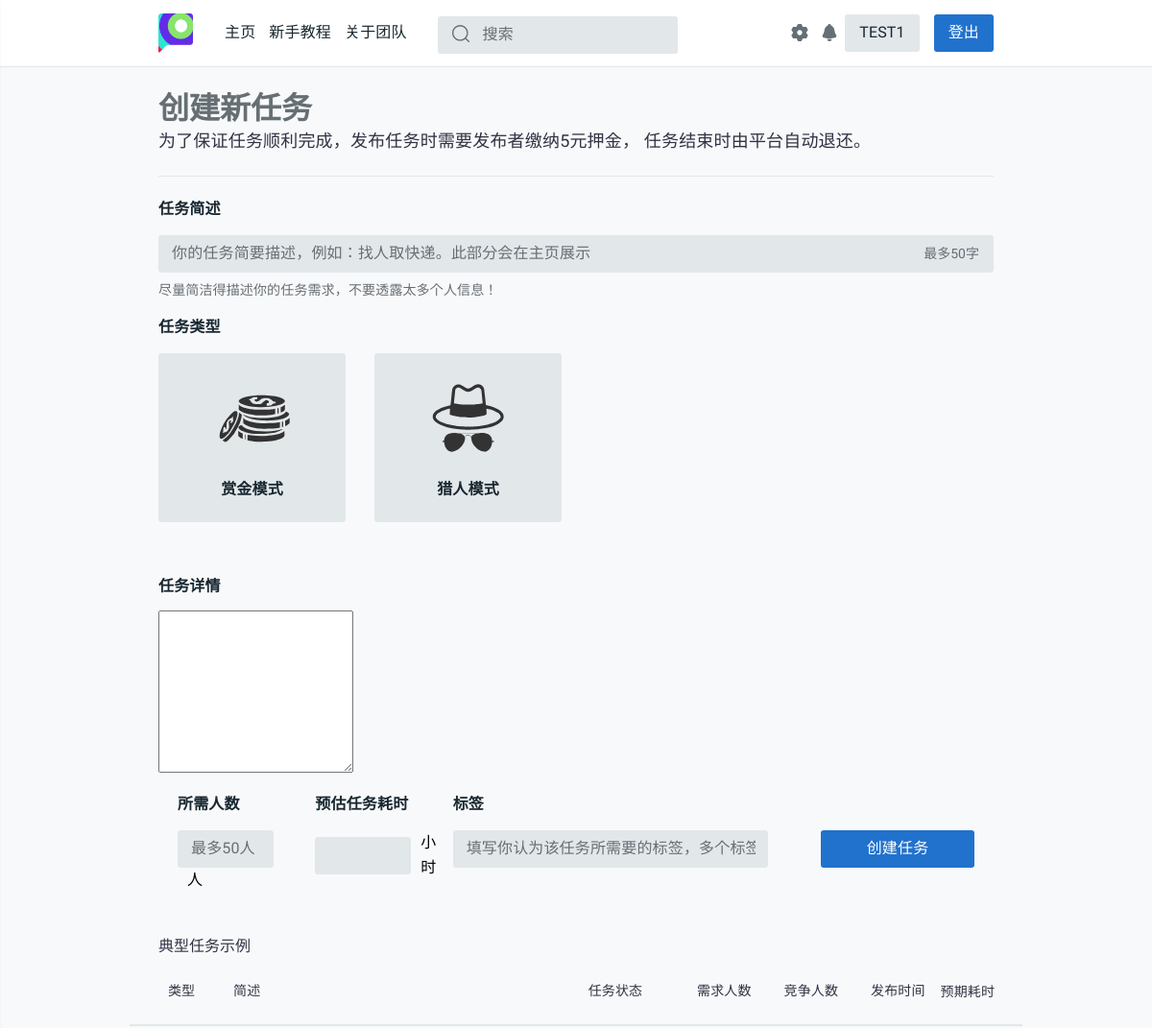
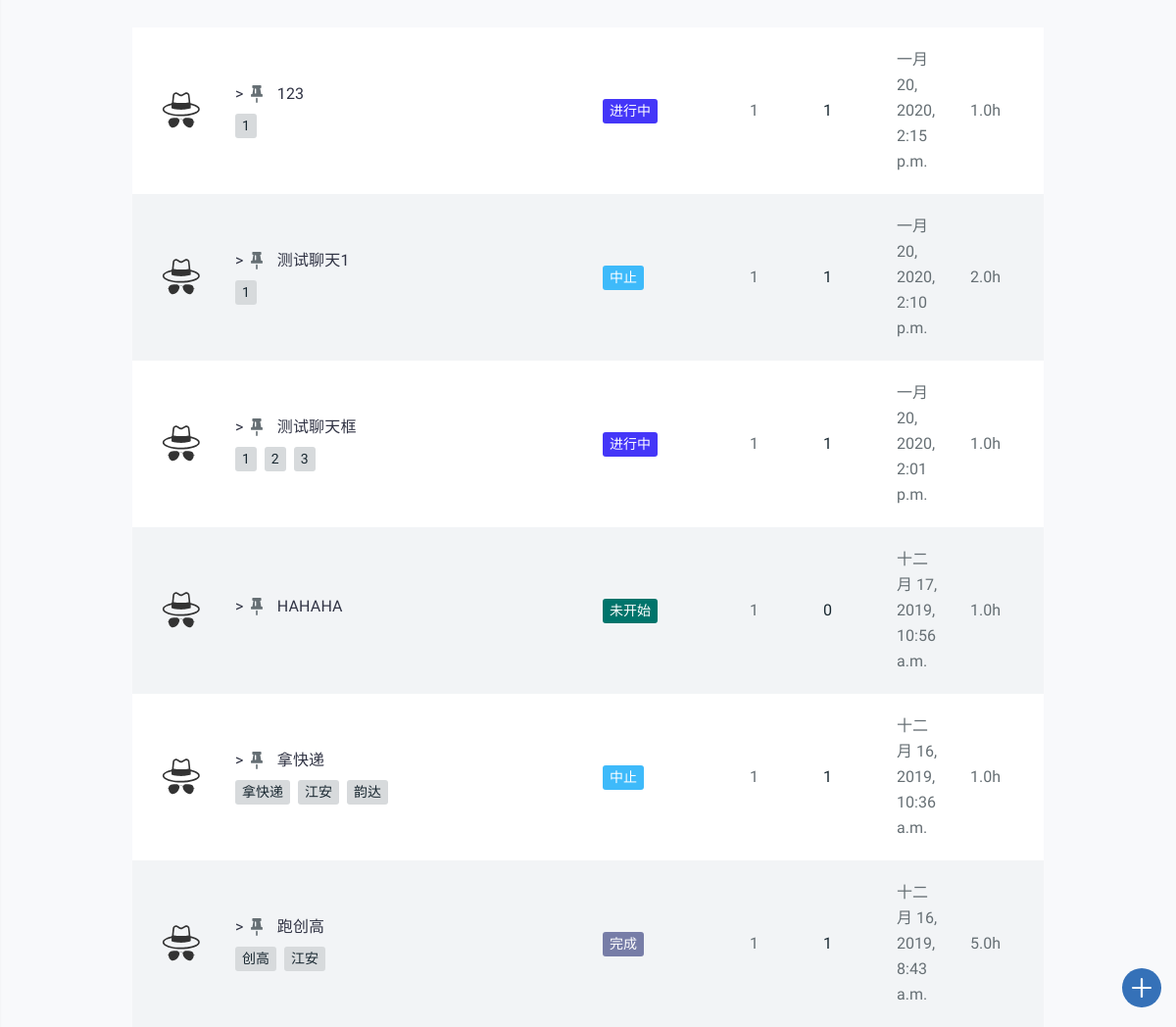
The app's page /create-task/ (signed in) with its own data (2 pictures, top to bottom).
### task_platform/models.py (models this page shows, shortened)
class Task(models.Model):
    state = (('未开始', 'waitting'), ('进行中', 'processing'), ('中止', 'abort'),
             ('撤销', 'revoke'), ('超时', 'timeout'), ('完成', 'completed'))
    publisher = models.CharField(max_length=128)
    pub_time = models.DateTimeField(auto_now_add=True)
    begin_time = models.DateTimeField(null=True, blank=True)
    end_time = models.DateTimeField(null=True, blank=True)
    people_needed = models.IntegerField(default=1)
    people_now = models.IntegerField(default=0)
    expected_time_consuming = models.DecimalField(
        max_digits=12, decimal_places=1, default=0.0)
    task_description = models.CharField(max_length=50, default="None")
    task_detail = RichTextUploadingField(default='None')
    task_state = models.CharField(max_length=32, choices=state, default='未开始')
    task_class = models.CharField(max_length=48, default='赏金模式')
    class Meta:
        ordering = ['pub_time']
        verbose_name = '任务'
        verbose_name_plural = '任务'

class Task_tags(models.Model):
    sig_tag = models.CharField(max_length=20, default="None")
    task_id = models.IntegerField(default="0")
    def __str__(self):
        return self.sig_tag
    class Meta:
        verbose_name = "任务标签"
        verbose_name_plural = "任务标签"

### task_platform/views.py (the view, shortened to what this page needs)
# urls.py: path('create-task/', views.create_task, name='create-task'),
def create_task(request):
    DEPOSIT = settings.DEPOSIT
    username = request.session.get('user_name', None)
    if not username:
        return redirect('/login/')
    notice_room = '/chatroom/{}'.format(get_notice_room_id(username))
    notice_num = chatinfo_num(username)
    user = User.objects.get(name=username)
    student_id = user.stu_id
    phone = user.phone
    dept = user.dept
    if user.dept == 'None':
        dept = '暂无信息'
    tag_list = []
    finder = {
        '未开始': '9', '进行中': '2',
        '中止': '3', '撤销': '3',
        '超时': '3', '完成': '4'
    }
    latest_task_list = Task.objects.order_by('-pub_time')
    for task in latest_task_list:
        color = 'tt-color0{} tt-badge'.format(finder[task.task_state])
        tag_list.append(
            (task, color,
             Task_tags.objects.filter(task_id=task.id).order_by('sig_tag')))
    return render(request, 'task_platform/create-task.html', locals())

### task_platform/tools.py (called while the page is built)
@csrf_exempt
def get_notice_room_id(username):
    md5 = hashlib.md5()
    md5.update(username.encode())
    return md5.hexdigest()

def chatinfo_num(username):
    withs = Withdraw.objects.filter(username=username, state='完成', noticed=False)
    for each_with in withs:
        send_notice(username, '恭喜您，您于{}发起的提现{}元的请求已经接受，请查看您支付宝余额，如果有问题请联系platform_office@163.com。'.format(each_with.start_time.strftime('%Y-%m-%d %M:%H:%S'), each_with.money))
        each_with.noticed = True
        each_with.save()
    chatnum = ChatVision.objects.filter(username=username, has_seen=False).count()
    return chatnum

### task_platform/templates/task_platform/create-task.html (shortened to what this page needs)
{% extends 'task_platform/base.html' %}
{% load staticfiles %}
{% block content %}
<head>
  <link rel="stylesheet" href="{% static 'css/style.css' %}">
</head>
<main id="tt-pageContent">
  <div class="container">
    <div class="tt-wrapper-inner">
      <h1>创建新任务</h1>
      <h4 class='tt-title-border'>
        为了保证任务顺利完成，发布任务时需要发布者缴纳{{ DEPOSIT }}元押金，
        任务结束时由平台自动退还。
      </h4>
      <form class="form-default" method="POST">
        <div class="form-group">
          <label for="inputTopicTitle">任务简述</label>
          <div class="tt-value-wrapper">
            <input type="text" name="task_description" class="form-control" id="inputTopicTitle" placeholder="你的任务简要描述，例如：找人取快递。此部分会在主页展示">
            <span class="tt-value-input">最多50字</span>
          </div>
          <div class="tt-note">尽量简洁得描述你的任务需求，不要透露太多个人信息！</div>
        </div>
        <div class="form-group">
          <label>任务类型</label>
          <div class="tt-js-active-btn tt-wrapper-btnicon">
            <div class="row tt-w410-col-02">
              <div class="col-4 col-lg-3 col-xl-2">
                <a href="#" class="tt-button-icon" style="a:visited {color:#00FF00;}" xx="赏金模式">
                  <span class="tt-icon">
                    <svg>
                      <use xlink:href="#bounty"></use>
                    </svg>
                  </span>
                  <span class="tt-text">赏金模式</span>
                </a>
              </div>
              <div class="col-4 col-lg-3 col-xl-2">
                <a href="#" class="tt-button-icon" xx="猎人模式">
                  <span class="tt-icon">
                    <svg>
                      <use xlink:href="#hunter"></use>
                    </svg>
                  </span>
                  <span class="tt-text">猎人模式</span>
                </a>
              </div>
            </div>
          </div>
        </div>
        <div class="pt-editor">
          <h6 class="pt-title">任务详情</h6>
          <textarea name="task_detail"></textarea>
          <div style="margin:20px;">
          <div class="row">
            <div class="col-md-2">
              <div class="form-group" >
                <label for="inputTopicTitle">所需人数</label>
                <div style="display: -webkit-flex;display: inline ;align-items:center;">
                <span id="表">
                <input name="people_needed" class="form-control" placeholder="最多50人" style="width:100px;">
                </span>
                <b style=" color:#000000;font-weight:400;margin-left:10px;">   人</b>
                </div>
              </div>
            </div>
            <div class="col-md-2">
              <div class="form-group">
                <label>预估任务耗时</label>
                <div style="display: -webkit-flex;display: inline-flex;align-items:center; ">
                <input name="expected_time_consuming" class="form-control"style="width:100px;">
                <b style=" color:#000000;font-weight:400;margin-left:10px;">   小时</b>
                </div>
              </div>
            </div>
            <div class="col-md-5">
              <div class="form-group">
                <label for="inputTopicTags">标签</label>
                <input type="text" name="tag_list" class="form-control" id="inputTopicTags" placeholder="填写你认为该任务所需要的标签，多个标签用空格分隔">
              </div>
            </div>
            <div class="col-auto ml-md-auto" style="margin-top:40px;">
              <input type="submit" class="btn btn-secondary btn-width-lg" value="创建任务"></input>
            </div>
          </div>
          </div>
        </div>
      </form>
    </div>
    <div class="tt-topic-list tt-offset-top-30">
      <div class="tt-list-search">
        <div class="tt-title">典型任务示例</div>
      </div>
      <div class="tt-list-header tt-border-bottom">
        <div class="tt-col-value" style="width: 17%;">
          <center>类型</center>
        </div>
        <div class="tt-col-category" style="width: 90%">简述</div>
        <div class="tt-col-category" style="width: 30%;padding-left:5.5%">任务状态</div>
        <div class="tt-col-value hide-mobile" style="width: 20%;padding-left:2%">需求人数</div>
        <div class="tt-col-value hide-mobile" style="width: 20%;padding-left:2%">竞争人数</div>
        <div class="tt-col-value hide-mobile" style="width: 20%;padding-left:2%">发布时间</div>
        <div class="tt-col-value" style="width: 20%;padding:0%">预期耗时</div>
      </div>
      {% if tag_list %}
      {% for task, color, tags in tag_list %}
      <div class="tt-item">
        <div class="tt-col-avatar">
          {% if task.task_class == "赏金模式 "%}
          <svg class="tt-icon">
            <use xlink:href="#bounty"></use>
          </svg>
          {% else %}
          <svg class="tt-icon">
            <use xlink:href="#hunter"></use>
          </svg>
          {% endif %}
        </div>
        <div class="tt-col-description">
          <h6 class="tt-title"><a href="{% url 'detail' task.id %}">
              >
              <svg class="tt-icon">
                <use xlink:href="#icon-pinned"></use>
              </svg>
              {{ task.task_description }}
                        </a></h6>
          <div class="row align-items-center no-gutters">
            <div class="col-11">
              <ul class="tt-list-badge">
                {% for tag in tags %}
                <li><a><span class="tt-badge">{{ tag }}</span></a></li>
                {% endfor%}
              </ul>
            </div>
            </div>
          </div>
          <div class="tt-col-category"><span class="{{ color }}">{{ task.task_state }}</span></div>
          <div class="tt-col-value hide-mobile">{{ task.people_needed }}</div>
            <div class="tt-col-value tt-color-select hide-mobile">{{ task.people_now }}</div>
              <div class="tt-col-value hide-mobile">{{ task.pub_time }}</div>
                <div class="tt-col-value hide-mobile"> {{ task.expected_time_consuming }}h </div>
                </div>
                {% endfor %}
                {% endif %}
              </div>
            </div>
</main>
{% endblock %}

### static/css/detail.css (style rules this page uses)
label { cursor: default; }

### records on screen
Task: task_description "123", task_state "进行中", people_needed "1", people_now "1", pub_time "一月 20, 2020, 2:15 p.m.", expected_time_consuming "1.0"
Task_tags: sig_tag "1"
Task: task_description "测试聊天1", task_state "中止", people_needed "1", people_now "1", pub_time "一月 20, 2020, 2:10 p.m.", expected_time_consuming "2.0"
Task_tags: sig_tag "1"
Task: task_description "测试聊天框", task_state "进行中", people_needed "1", people_now "1", pub_time "一月 20, 2020, 2:01 p.m.", expected_time_consuming "1.0"
Task_tags: sig_tag "1"
Task_tags: sig_tag "2"
Task_tags: sig_tag "3"
Task: task_description "HAHAHA", task_state "未开始", people_needed "1", people_now "0", pub_time "十二月 17, 2019, 10:56 a.m.", expected_time_consuming "1.0"
Task: task_description "拿快递", task_state "中止", people_needed "1", people_now "1", pub_time "十二月 16, 2019, 10:36 a.m.", expected_time_consuming "1.0"
Task_tags: sig_tag "拿快递"
Task_tags: sig_tag "江安"
Task_tags: sig_tag "韵达"
Task: task_description "跑创高", task_state "完成", people_needed "1", people_now "1", pub_time "十二月 16, 2019, 8:43 a.m.", expected_time_consuming "5.0"
Task_tags: sig_tag "创高"
Task_tags: sig_tag "江安"

### other values on screen
{{ request.session.user_name }} "TEST1"
{{ DEPOSIT }} "5"
